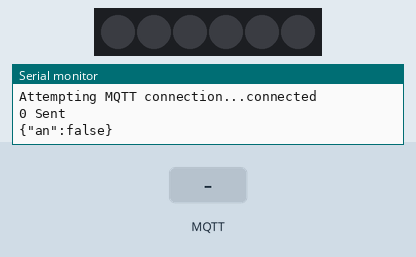
The program below on a simulated ESP8266 (Wemos D1 mini). Shown: 6 RGB LEDs in strip order, left to right, the last lines printed to the serial monitor. The test bench sets the inputs (shaded band). WiFi joins after 1.5 s; servers stay silent unless stated; random numbers use the default seed unless the program sets one; no MQTT or app messages arrive unless stated.

Above: at 2.7 s.
2.8 s: MQTT message "1" arrives on the first subscribed topic
At 3.4 s:
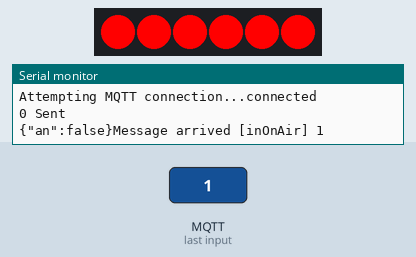
4.3 s: MQTT message "0" arrives on the first subscribed topic
At 5.7 s:
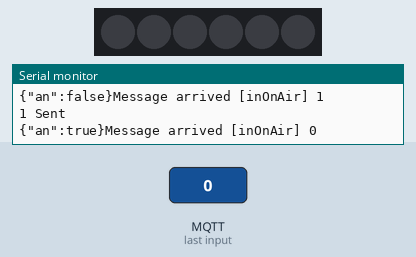
Timing chart, 0 to 7.3 s (numbered marks = the images above; inputs shaded):
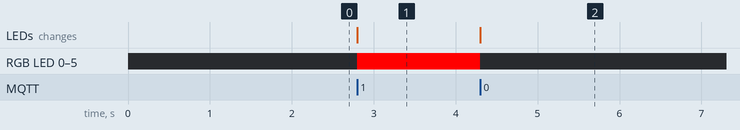

The program:

main.cpp
```cpp
#include <Arduino.h>
#include <ESP8266WiFi.h>
#include <ESP8266mDNS.h>
#include <WiFiUdp.h>
#include <ArduinoOTA.h>
#include <PubSubClient.h>
#include <ArduinoJson.h>
#define FASTLED_ESP8266_RAW_PIN_ORDER
#include <FastLED.h>

byte mac[6];
unsigned long lastMillis = 0;
bool an = 0;
char json[200];

// Account data
const char* influx = "192.168.0.2";
const char* mqtt_server = "192.168.0.2";
const char* ssid = "YOUR_WIFI_SSID";
const char* password = "YOUR_WIFI_PASSWD";

// Led config

#define DATA_PIN     D5
#define NUM_LEDS    6
CRGB leds[NUM_LEDS];


// Clients
WiFiClient client;
PubSubClient  mqttclient(client);


void mqttconnect() {
    // Loop until we're reconnected
    while (!mqttclient.connected()) {
      Serial.print("Attempting MQTT connection...");
      // Create a random client ID
      String clientId = "ESP8266Client-";
      clientId += String(random(0xffff), HEX);
      // Attempt to connect
      if (mqttclient.connect(clientId.c_str())) {
        Serial.println("connected");
        // Once connected, publish an announcement...
        mqttclient.publish("outTopic", "hello world");
        // ... and resubscribe
        mqttclient.subscribe("inOnAir");
      } else {
        Serial.print("failed, rc=");
        Serial.print(mqttclient.state());
        Serial.println(" try again in 5 seconds");
        // Wait 5 seconds before retrying
        delay(5000);
      }
    }
  }

void callback(char* topic, byte* payload, unsigned int length) {
  Serial.print("Message arrived [");
  Serial.print(topic);
  Serial.print("] ");
  for (int i = 0; i < length; i++) {
    Serial.print((char)payload[i]);
  }
  Serial.println();

  // Switch on the LED if an 1 was received as first character
  if ((char)payload[0] == '1') {
    an = 1;
      for(int dot = 0; dot < NUM_LEDS; dot++) {
        leds[dot] = CRGB::Red;
      }
    FastLED.show();

  } else {
    an = 0;
    for(int dot = 0; dot < NUM_LEDS; dot++) {
        leds[dot] = CRGB::Black;
      }
    FastLED.show();
  }

}


void setup() {
  // put your setup code here, to run once:
  Serial.begin(115200);
  Serial.println("Booting");
  WiFi.mode(WIFI_STA);
  WiFi.begin(ssid, password);
  while (WiFi.waitForConnectResult() != WL_CONNECTED) {
    Serial.println("Connection Failed! Rebooting...");
    delay(5000);
    ESP.restart();
  }
  randomSeed(micros());

  mqttclient.setServer(mqtt_server, 1883);
  mqttclient.setCallback(callback);
  // Port defaults to 8266
  // ArduinoOTA.setPort(8266);

  // Hostname defaults to esp8266-[ChipID]
  ArduinoOTA.setHostname("feuchte-regal-unten");

  // No authentication by default
  // ArduinoOTA.setPassword((const char *)"123");

  ArduinoOTA.onStart([]() {
    Serial.println("Start");
  });
  ArduinoOTA.onEnd([]() {
    Serial.println("\nEnd");
  });
  ArduinoOTA.onProgress([](unsigned int progress, unsigned int total) {
    Serial.printf("Progress: %u%%\r", (progress / (total / 100)));
  });
  ArduinoOTA.onError([](ota_error_t error) {
    Serial.printf("Error[%u]: ", error);
    if (error == OTA_AUTH_ERROR) Serial.println("Auth Failed");
    else if (error == OTA_BEGIN_ERROR) Serial.println("Begin Failed");
    else if (error == OTA_CONNECT_ERROR) Serial.println("Connect Failed");
    else if (error == OTA_RECEIVE_ERROR) Serial.println("Receive Failed");
    else if (error == OTA_END_ERROR) Serial.println("End Failed");
  });
  ArduinoOTA.begin();
  Serial.println("Ready");
  Serial.print("IP address: ");
  Serial.println(WiFi.localIP());

  WiFi.macAddress(mac);

  FastLED.addLeds<NEOPIXEL, DATA_PIN>(leds, NUM_LEDS);
}

void loop() {
  if (millis() - lastMillis > 2000) {
    DynamicJsonDocument root(200);
    root["an"] = an;
    serializeJson(root, json);
    Serial.print(an);
    Serial.println(" Sent ");
    serializeJson(root, Serial);
    mqttclient.publish("onair", json);

    lastMillis = millis();
  }

  ArduinoOTA.handle();


  if (!mqttclient.connected()) {
    mqttconnect();
  } else {
  //  Serial.println("Still connected");
  }
  if (!mqttclient.loop()) {
    mqttconnect();
  }
}
```

Measured:
- after the input at 2.8 s, RGB LED 0–5: off → RGB(255, 0, 0) at once; the LEDs: change at once (image 1)
- after the input at 4.3 s, RGB LED 0–5: RGB(255, 0, 0) → off at once; the LEDs: change at once (image 2)
